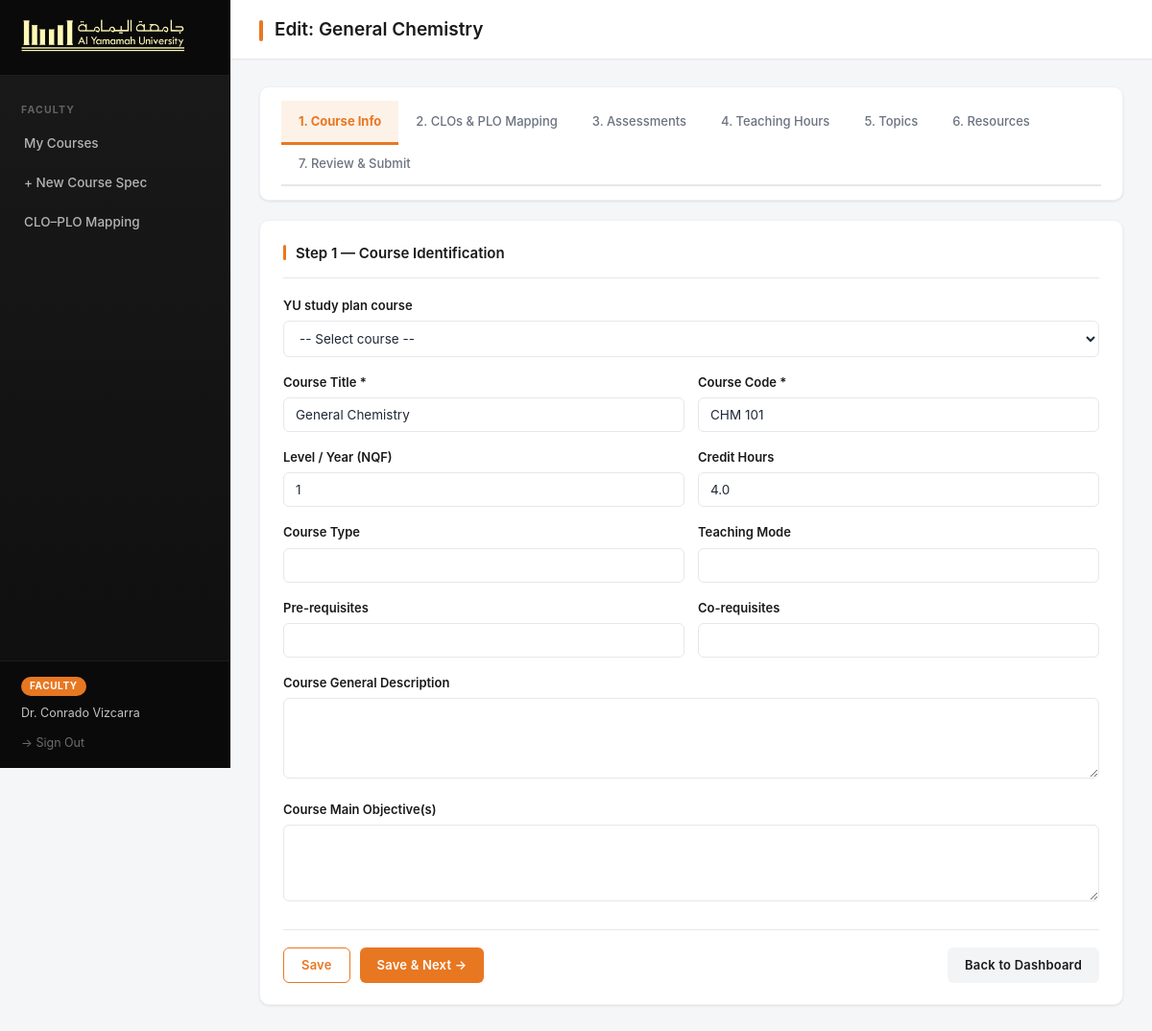
/faculty/course_edit.php?id=2&step=1 (signed in), run on the app's committed database.
### tables this page shows
CREATE TABLE `course_specs` (
  `course_id` int NOT NULL,
  `program_id` int DEFAULT NULL,
  `faculty_id` int DEFAULT NULL,
  `course_title` varchar(200) NOT NULL,
  `course_code` varchar(50) DEFAULT NULL,
  `credit_hours` decimal(4,1) DEFAULT NULL,
  `course_type` varchar(100) DEFAULT NULL,
  `teaching_mode` varchar(100) DEFAULT NULL,
  `course_level` int DEFAULT NULL,
  `prerequisites` varchar(200) DEFAULT NULL,
  `corequisites` varchar(200) DEFAULT NULL,
  `course_description` text,
  `objectives` text,
  `learning_resources` text,
  `version` varchar(20) DEFAULT '1.0',
  `status` enum('draft','pending_hod','pending_qa','approved') DEFAULT 'draft',
  `created_at` datetime DEFAULT CURRENT_TIMESTAMP,
  `updated_at` datetime DEFAULT CURRENT_TIMESTAMP ON UPDATE CURRENT_TIMESTAMP
);

### faculty/course_edit.php (the view, shortened to what this page needs)
<?php
require_once '../db.php';
$course_id = intval($_GET['id'] ?? 0);
$step      = intval($_GET['step'] ?? 1);
$stmt = $pdo->prepare('SELECT * FROM course_specs WHERE course_id = ? AND faculty_id = ?');
$stmt->execute([$course_id, $_SESSION['user_id']]);
$course = $stmt->fetch();
$readonly = $course['status'] !== 'draft';
$page_title = ($readonly ? 'View' : 'Edit') . ': ' . $course['course_title'];
function h($value) {
    return htmlspecialchars((string)($value ?? ''), ENT_QUOTES, 'UTF-8');
}
$step_labels = [
    1 => 'Course Info',
    2 => 'CLOs & PLO Mapping',
    3 => 'Assessments',
    4 => 'Teaching Hours',
    5 => 'Topics',
    6 => 'Resources',
    7 => 'Review & Submit'
];
include '../includes/header.php';
?>
<div class="card" style="padding:14px 22px;">
    <div class="tabs" style="margin-bottom:0;">
        <?php foreach ($step_labels as $i => $label): ?>
            <a href="course_edit.php?id=<?php echo $course_id; ?>&step=<?php echo $i; ?>"
               class="tab-link <?php echo $step === $i ? 'active' : ''; ?>">
                <?php echo $i . '. ' . $label; ?>
            </a>
        <?php endforeach; ?>
    </div>
</div>
<div class="card">
<form method="POST">
<fieldset <?php echo $readonly ? 'disabled' : ''; ?> style="border:none; padding:0; margin:0;">
<?php if ($step === 1): ?>
    <div class="card-header"><h2>Step 1 — Course Identification</h2></div>
    <div class="form-group">
        <label>YU study plan course</label>
        <select id="yu_course_select" onchange="fillYuCourse(this)">
            <option value="">-- Select course --</option>
        </select>
    </div>
    <div class="form-row">
        <div class="form-group">
            <label>Course Title *</label>
            <input type="text" id="course_title" name="course_title" required value="<?php echo h($course['course_title']); ?>">
        </div>
        <div class="form-group">
            <label>Course Code *</label>
            <input type="text" id="course_code" name="course_code" value="<?php echo h($course['course_code']); ?>">
        </div>
    </div>
    <div class="form-row">
        <div class="form-group">
            <label>Level / Year (NQF)</label>
            <input type="number" id="course_level" name="course_level" min="1" max="8" value="<?php echo h($course['course_level']); ?>">
        </div>
        <div class="form-group">
            <label>Credit Hours</label>
            <input type="number" id="credit_hours" name="credit_hours" step="0.5" value="<?php echo h($course['credit_hours']); ?>">
        </div>
    </div>
    <div class="form-row">
        <div class="form-group">
            <label>Course Type</label>
            <input type="text" id="course_type" name="course_type" value="<?php echo h($course['course_type']); ?>">
        </div>
        <div class="form-group">
            <label>Teaching Mode</label>
            <input type="text" name="teaching_mode"
                   value="<?php echo h($course['teaching_mode']); ?>">
        </div>
    </div>
    <div class="form-row">
        <div class="form-group">
            <label>Pre-requisites</label>
            <input type="text" name="prerequisites" value="<?php echo h($course['prerequisites']); ?>">
        </div>
        <div class="form-group">
            <label>Co-requisites</label>
            <input type="text" name="corequisites" value="<?php echo h($course['corequisites']); ?>">
        </div>
    </div>
    <div class="form-group">
        <label>Course General Description</label>
        <textarea name="course_description" rows="4"><?php echo h($course['course_description']); ?></textarea>
    </div>
    <div class="form-group">
        <label>Course Main Objective(s)</label>
        <textarea name="objectives" rows="3"><?php echo h($course['objectives']); ?></textarea>
    </div>
<?php endif; ?>
<?php if ($step < 7 && !$readonly): ?>
    <div style="display:flex; gap:10px; margin-top:24px; padding-top:18px; border-top:1px solid var(--border);">
        <button type="submit" name="save" class="btn btn-outline">Save</button>
        <button type="submit" name="next" class="btn btn-primary">Save &amp; Next →</button>
        <a href="dashboard.php" class="btn btn-ghost" style="margin-left:auto;">Back to Dashboard</a>
    </div>
<?php endif; ?>
</fieldset>
</form>
</div>
<?php include '../includes/footer.php'; ?>

### includes/header.php (shortened to what this page needs)
<?php
$role = $_SESSION['role'] ?? '';
$name = $_SESSION['name'] ?? $_SESSION['username'] ?? '';
$b    = BASE_URL;
$current = $_SERVER['SCRIPT_NAME'];
function navActive($current, $needle) {
    return strpos($current, $needle) !== false ? 'active' : '';
}
?>
<!DOCTYPE html>
<html lang="en">
<head>
    <link rel="stylesheet" href="<?php echo $b; ?>/assets/style.css">
</head>
<body>
<div class="layout">
    <aside class="sidebar">
        <div class="sidebar-brand">
            <img src="<?php echo $b; ?>/assets/yu-logo.png" alt="Al Yamamah University"
                 onerror="this.style.display='none'; document.getElementById('brand-fallback').style.display='block';">
        </div>
        <nav class="sidebar-nav">
            <?php if ($role === 'faculty'): ?>
                <div class="nav-section">Faculty</div>
                <a href="<?php echo $b; ?>/faculty/dashboard.php" class="<?php echo navActive($current, 'faculty/dashboard'); ?>">
                    <span class="label">My Courses</span>
                </a>
                <a href="<?php echo $b; ?>/faculty/course_create.php" class="<?php echo navActive($current, 'course_create'); ?>">
                    <span class="label">+ New Course Spec</span>
                </a>
                <a href="<?php echo $b; ?>/mapping.php" class="<?php echo navActive($current, 'mapping.php'); ?>">
                    <span class="label">CLO–PLO Mapping</span>
                </a>
            <?php endif; ?>
        </nav>
        <div class="sidebar-footer">
            <div class="user-info">
                <span class="role-badge role-<?php echo $role; ?>"><?php echo strtoupper($role); ?></span>
                <span><?php echo htmlspecialchars($name); ?></span>
            </div>
            <a href="<?php echo $b; ?>/logout.php" class="logout-link">→ Sign Out</a>
        </div>
    </aside>
    <main class="main-content">
        <div class="topbar">
            <h1 class="page-title">
                <span class="topbar-accent"></span><?php echo htmlspecialchars($page_title ?? 'Dashboard'); ?>
            </h1>
        </div>
        <div class="content-body">

### data on the page
course_specs: page_title "Edit: General Chemistry", course_title "General Chemistry", course_code "CHM 101", course_level "1", credit_hours "4.0"

### other printed values
$role "FACULTY"
$name "Dr. Conrado Vizcarra"
$i "1"
$label "Course Info"
$i "2"
$label "CLOs & PLO Mapping"
$i "3"
$label "Assessments"
$i "4"
$label "Teaching Hours"
$i "5"
$label "Topics"
$i "6"
$label "Resources"
$i "7"
